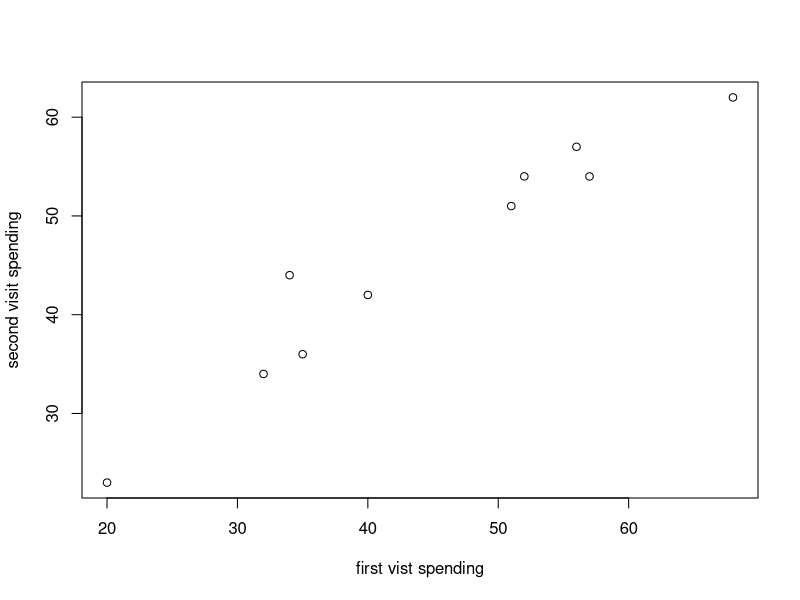
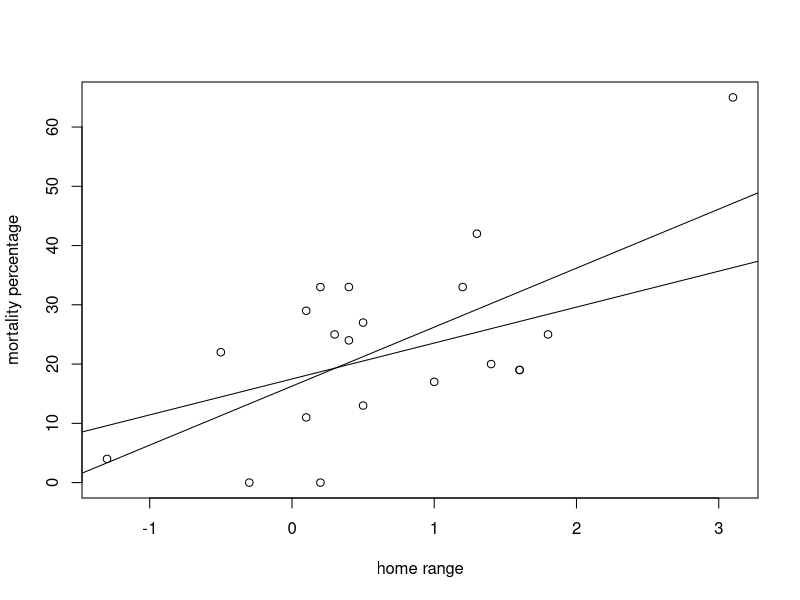

Write R code to recreate these figures, in order.
# Rohan Aras
# Problem set 3
# 5/21/15

## Question 1 ##
# http://www.nature.com/nature/journal/v259/n5544/pdf/259557a0.pdf
# velocity of walking is correlated to size of local population with r = .91
# This suggests that as cities grow bigger, people tend to walk faster

## Question 2 ##
trip1 = c(20,32,35,34,40,51,52,56,57,68)
trip2 = c(23,34,36,44,42,51,54,57,54,62)

# a)
plot(trip1, trip2, xlab = 'first vist spending', ylab = 'second visit spending')


# b) there is a positive relationship

# c) 0.969
cor.test(trip1, trip2)

# d) 
sqrt((1-cor(trip1,trip2)^2)/(length(trip1)-2)) # 0.087
# the standard error is the standard deviation of the sample distribution of r

# e) 0.871  0.993

## Question 3 ##
# a)
trip2b = trip2+30
cor(trip1, trip2b)
# 0.969 doesn't change

# b)
trip1b = trip1*100 
cor(trip1b, trip2)
# 0.969 doesn't change

## Question 4 ##
# a) 
c1 = c(-1.3, -0.5, -.3, 0.2, 0.1, 0.5, 1.0, 0.3, 0.4, 0.5, 0.1, 0.2, 0.4, 1.3, 1.2, 1.4, 1.6, 1.6, 1.8, 3.1)
c2 = c(4, 22, 0, 0, 11, 13, 17, 25, 24, 27, 29, 33, 33, 42, 33, 20, 19, 19, 25, 65)

plot(c1, c2, xlab = 'home range', ylab = 'mortality percentage')
# There is a slight positive linear relationship

# b) 
mortality = lm(c2~c1)
abline(mortality)

# c) 
# Ho: home range size does not predict infant mortality (beta = 0)
# Ha: home range size does predict infant mortality (beta != 0)

summary(mortality)
# Ho is rejected, so home range size does predict infant mortality

# d) 
d1 = c(-1.3, -0.5, -.3, 0.2, 0.1, 0.5, 1.0, 0.3, 0.4, 0.5, 0.1, 0.2, 0.4, 1.3, 1.2, 1.4, 1.6, 1.6, 1.8)
d2 = c(4, 22, 0, 0, 11, 13, 17, 25, 24, 27, 29, 33, 33, 42, 33, 20, 19, 19, 25)
mortality2 = lm(d2~d1)
abline(mortality2)
summary(mortality)
# the removal decreases the slope by close to 4

## Question 5 ##
# http://boingboing.net/2013/01/01/correlation-between-autism-dia.html
# http://tylervigen.com/discover?type_select=trip_fall&var_select=Females%2Bin%2BCalifornia%2Bwho%2Bslipped%2Bor%2Btripped%2Bto%2Btheir%2Bdeath&exclude_county=on